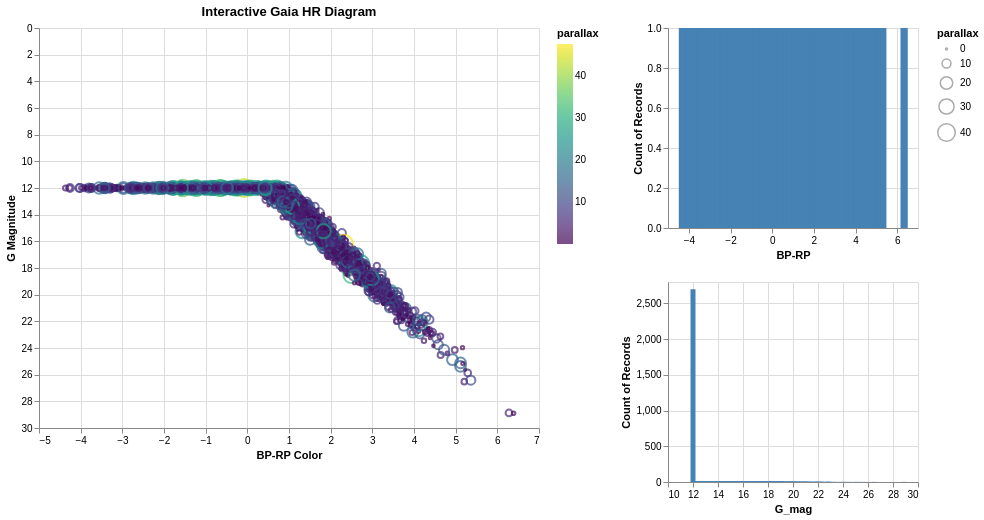

The notebook cell saved with this chart:
### Markdown cell above
## 4. Altair – Interactive Gaia Catalog Explorer

**DIFFERENT from simple scatter**: **Linked multi-panel views** of synthetic Gaia data.

### Code cell
# EXERCISE 4: Interactive Gaia-like catalog (HR diagram + histograms)
# Synthetic Gaia data
import altair as alt
np.random.seed(42)
n_stars = 5000
bp_rp = np.random.normal(0.5, 1.5, n_stars)  # color
g_mag = np.maximum(10 + 3*bp_rp + 0.5*np.random.randn(n_stars), 12)  # magnitude
parallax = np.random.exponential(5, n_stars)  # mas (distance)
df_gaia = pd.DataFrame({
    'BP-RP': bp_rp,
    'G_mag': g_mag,
    'parallax': parallax,
    'abs_G': g_mag - 5*np.log10(1000/parallax) + 5  # absolute mag
})

# Save for Altair
df_gaia.to_csv('data/gaia_synthetic.csv', index=False)

# Interactive HR diagram
brush = alt.selection_interval()

base = alt.Chart(df_gaia).add_selection(brush)

hr = base.mark_point().encode(
    x=alt.X('BP-RP:Q', title='BP-RP Color'),
    y=alt.Y('G_mag:Q', title='G Magnitude', sort='descending'),
    color=alt.Color('parallax:Q', scale=alt.Scale(scheme='viridis')),
    size=alt.Size('parallax:Q')
).properties(width=500, height=400, title='Interactive Gaia HR Diagram')

# Linked histograms
hist_color = base.mark_bar().encode(
    x='BP-RP:Q',
    y=alt.Y('count()', stack=None),
    color=alt.condition(brush, alt.ColorValue('steelblue'), alt.ColorValue('gray'))
).properties(width=250, height=200)

hist_mag = base.mark_bar().encode(
    x='G_mag:Q',
    y=alt.Y('count()', stack=None),
    color=alt.condition(brush, alt.ColorValue('steelblue'), alt.ColorValue('gray'))
).properties(width=250, height=200)

# Combine
chart=(hr | (hist_color & hist_mag)).resolve_legend(color='independent')
chart

#plt.savefig('data/gaia_altair.png')

### Figure 1 — Vega-Lite specification as saved in the notebook (floating-point values rounded to 4 significant figures; data arrays with more than 128 entries replaced by an {"elided": "..."} marker saying what was removed)
{"config": {"view": {"continuousWidth": 300, "continuousHeight": 300}}, "hconcat": [{"mark": {"type": "point"}, "encoding": {"color": {"field": "parallax", "scale": {"scheme": "viridis"}, "type": "quantitative"}, "size": {"field": "parallax", "type": "quantitative"}, "x": {"field": "BP-RP", "title": "BP-RP Color", "type": "quantitative"}, "y": {"field": "G_mag", "sort": "descending", "title": "G Magnitude", "type": "quantitative"}}, "height": 400, "name": "view_f2a450a83e9c9e18_0", "title": "Interactive Gaia HR Diagram", "width": 500}, {"vconcat": [{"mark": {"type": "bar"}, "encoding": {"color": {"condition": {"param": "param_54dd647193d9b3b3", "value": "steelblue"}, "value": "gray"}, "x": {"field": "BP-RP", "type": "quantitative"}, "y": {"aggregate": "count", "stack": null, "type": "quantitative"}}, "height": 200, "name": "view_4dd133569ec85b8f_0", "width": 250}, {"mark": {"type": "bar"}, "encoding": {"color": {"condition": {"param": "param_54dd647193d9b3b3", "value": "steelblue"}, "value": "gray"}, "x": {"field": "G_mag", "type": "quantitative"}, "y": {"aggregate": "count", "stack": null, "type": "quantitative"}}, "height": 200, "name": "view_e83b121a92464269_1", "width": 250}]}], "data": {"name": "data-51e7087e5fe816ef216d4bf303c5db88"}, "params": [{"name": "param_54dd647193d9b3b3", "select": {"type": "interval"}, "views": ["view_f2a450a83e9c9e18_0", "view_4dd133569ec85b8f_0", "view_e83b121a92464269_1"]}], "resolve": {"legend": {"color": "independent"}}, "$schema": "https://vega.github.io/schema/vega-lite/v6.1.0.json", "datasets": {"data-51e7087e5fe816ef216d4bf303c5db88": {"elided": "5000 records"}}}
